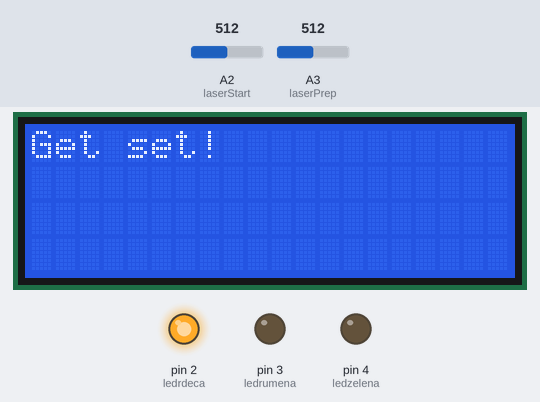
This sketch was run on a simulated Arduino Uno, built with avr-gcc and run on an emulated ATmega328P. Parts: 20×4 character LCD, output pins drawn as LEDs (lit = HIGH). The test bench sets the inputs (shaded band); at power-on: A3 (laserPrep) = 512, A2 (laserStart) = 512. Random numbers use the default seed unless the sketch sets one.

Above: at 1.2 s.
1.3 s: A3 (laserPrep) set to 327
2.8 s: A3 (laserPrep) set to 300
At 4.5 s:
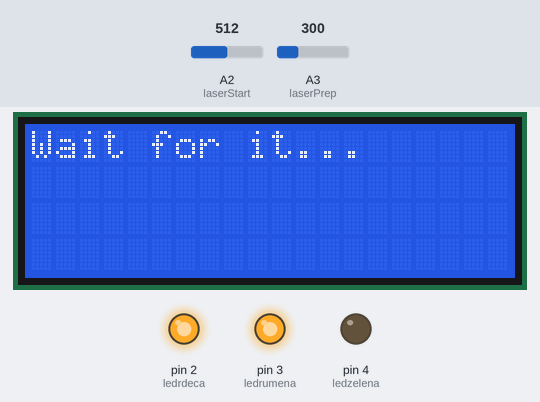
5.8 s: A3 (laserPrep) set to 511
At 6.8 s:
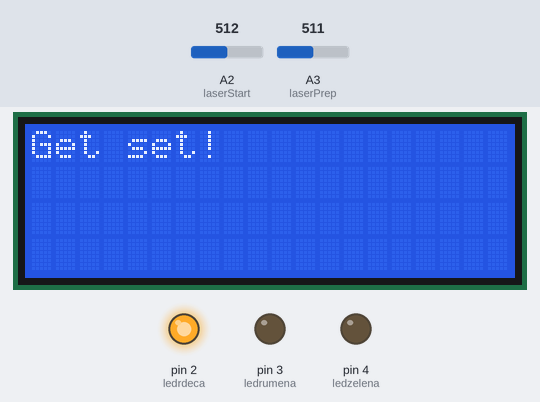
7.6 s: A3 (laserPrep) set to 306
At 11.8 s:
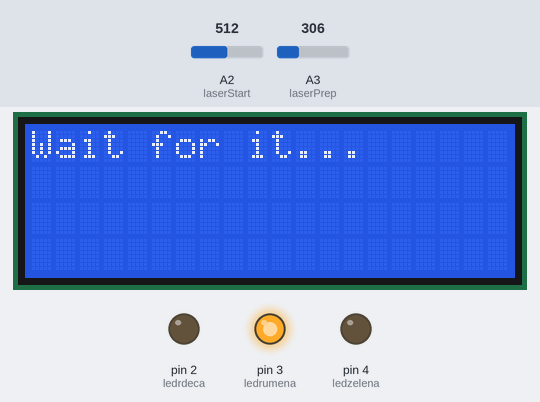
Timing chart, 0 to 14.6 s (numbered marks = the images above; inputs shaded):
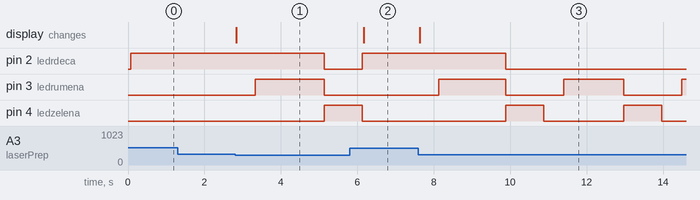

Measured:
- the behaviour switches between 312 and 311 on A3 (laserPrep) (found by bisection; images 0 and 1)
- after the input at 1.3 s, every drawn part: stays the same
- after the input at 2.8 s, pin 2 (ledrdeca): HIGH → LOW after 2.3 s; pin 3 (ledrumena): LOW → HIGH after 0.53 s, → LOW 1.8 s later; pin 4 (ledzelena): LOW → HIGH after 2.3 s; the display: changes at once (image 1)
- after the input at 5.8 s, pin 2 (ledrdeca): LOW → HIGH after 0.33 s; the display: changes after 0.37 s (image 2)
- after the input at 7.6 s, pin 2 (ledrdeca): HIGH → LOW after 2.3 s; pin 3 (ledrumena): alternates HIGH for 1.7 s and LOW for 1.5 s, starting after 0.53 s; pin 4 (ledzelena): alternates HIGH for 1.0 s and LOW for 2.1 s, starting after 2.3 s; the display: changes at once (image 3)

The sketch:

lap_counter_2.1_2.ino.ino
```cpp
#include <Wire.h>
#include <LiquidCrystal_I2C.h>

LiquidCrystal_I2C lcd(0x27,20,4);  // set the LCD address to 0x27 for a 16 chars and 2 line display


float cas;
float best;
int mejaPrep = 0;
int mejaStart = 0;
unsigned long timePrep = 0;
int waitPeriod = 0;
String MyString;
int ledrdeca = 2;
int ledrumena = 3;
int ledzelena = 4;
int laserPrep = A3;
int laserStart = A2;


void setup() {
  // put your setup code here, to run once:
  pinMode(ledrdeca,OUTPUT);
  pinMode(ledrumena,OUTPUT);
  pinMode(ledzelena,OUTPUT);

  lcd.init();
  lcd.backlight();
  lcd.setCursor(0,0);
  lcd.print("Ready"); // LCD je pripravljen (ang.Ready)
  mejaPrep = analogRead(laserPrep) - 200; // postavi mejo, ko zarek sveti na senzor
  mejaStart = analogRead(laserStart) - 200;
  digitalWrite(ledrdeca,HIGH);
}

void loop() {
  lcd.setCursor(0,0);
  while (analogRead(laserStart) > mejaStart){ //če ne prekineš zarka za stopanje gre v stanje pripravljenosti
      digitalWrite(ledrdeca, HIGH);
      lcd.setCursor(0,0);
      lcd.print("Get set!         ");
      while (analogRead(laserPrep) < mejaPrep){ //če prekineš žarek za pripravljenost se prižge rumena
        lcd.setCursor(0,0);
        lcd.print("Wait for it...    "); //dodaj delay in prilagodi timer
        delay(500);
        digitalWrite(ledrumena,HIGH);
        timePrep = millis();
        waitPeriod = random(1500,2000);  //to set
        while(millis() < timePrep + waitPeriod){    //konstantno preverjam if pogoj
          if (analogRead(laserPrep) > mejaPrep || analogRead(laserStart) < mejaStart){
            /*
            lcd.clear();
            lcd.setCursor(0,0);
            lcd.print("Too fast!        ");
            digitalWrite(ledrumena, LOW);
            delay(1500); //Počakam da se tekmovalec vrne na start
            break;
            */
          } //else if (analogRead(laserPrep) > mejaPrep || analogRead(laserStart) > mejaStart){
            /*
            lcd.clear();
            lcd.setCursor(0,0);
            lcd.print("Return to start!    ");
            digitalWrite(ledrumena, LOW);
            delay(500); //Počakam da se tekmovalec vrne na start
            break;
             */
          else {
            continue;
            /*
            lcd.clear();
            lcd.setCursor(0,0);
            lcd.print("Something else!    ");
            */
          }
        }
        digitalWrite(ledzelena, HIGH);
        digitalWrite(ledrumena, LOW);
        digitalWrite(ledrdeca, LOW);
        delay(1000);
        digitalWrite(ledzelena, LOW);
      }
  }
}
```
